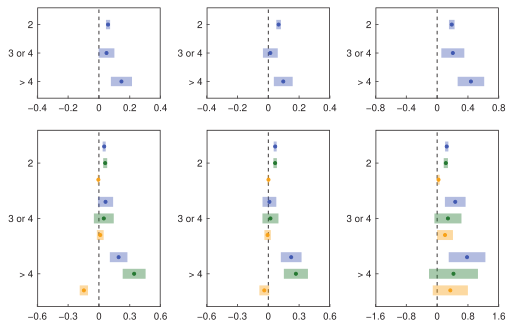

Here is the R script that generated this plot:
rm(list = ls())
library(rstudioapi)
library(stringr)
library(metafor)
library(multcomp)
library(ggplot2)
library(cowplot)
currentPath <- getSourceEditorContext()$path
charLocations <- gregexpr('/',currentPath)[[1]]
currentPath <- substring(currentPath,1,charLocations[length(charLocations)]-1)
setwd(currentPath)
##==== Function ====##
theme_custom <- function(){
  myTheme <- theme(panel.background = element_rect(fill = 'white',color = 'black',size = 0.5),
                   panel.grid = element_blank(),
                   legend.position = 'none',
                   plot.margin = margin(6,6,6,6),
                   plot.background = element_blank(),
                   axis.ticks = element_line(size = 0.3),
                   axis.ticks.length = unit(-0.15,'lines'),
                   axis.title.y = element_blank(),
                   axis.title.x = element_blank(),
                   axis.text.y = element_text(size = 7,margin = margin(0,3,0,0),color = '#000000'),
                   axis.text.x = element_text(size = 7,margin = margin(4,0,0,0),color = '#000000'))
  return(myTheme)
}
CMYKtoRGB <- function(C,M,Y,K){
  Rc <- (1-C)*(1-K)
  Gc <- (1-M)*(1-K)
  Bc <- (1-Y)*(1-K)
  R <- as.character(as.hexmode((ceiling(Rc*255))))
  G <- as.character(as.hexmode((ceiling(Gc*255))))
  B <- as.character(as.hexmode((ceiling(Bc*255))))
  if(nchar(R) == 1){
    R <- paste0('0',R)
  }
  if(nchar(G) == 1){
    G <- paste0('0',G)
  }
  if(nchar(B) == 1){
    B <- paste0('0',B)
  }
  RGBColor <- paste0('#',R,G,B)
  return(RGBColor)
}
##==== Function ====##

##==== Part 1: Height (Species) ====##
load('Data_Height_Species.R')
# Part 1.1: Analysis
dataMatrix$SR <- str_count(dataMatrix$Composition,'\\+') + 1
dataMatrix$SRG <- 0
selectIDs_1 <- which(dataMatrix$SR == 2)
selectIDs_2 <- which((dataMatrix$SR == 3) | (dataMatrix$SR == 4))
selectIDs_3 <- which(dataMatrix$SR > 4)
dataMatrix$SRG[selectIDs_1] <- 1
dataMatrix$SRG[selectIDs_2] <- 2
dataMatrix$SRG[selectIDs_3] <- 3
dataMatrix$SRG <- as.factor(dataMatrix$SRG)
dataMatrix$Level4 <- as.factor(paste(dataMatrix$Lat,dataMatrix$Lon))
dataMatrix$Level3 <- as.factor(paste(dataMatrix$Composition,dataMatrix$Age,dataMatrix$Density))
dataMatrix$Level2 <- as.factor(dataMatrix$Species)
dataMatrix$Level1 <- as.factor(seq(1,nrow(dataMatrix)))
res_null <- rma.mv(yi,vi,random = ~1|Level4/Level3/Level2/Level1,method = 'ML',data = dataMatrix)
res <- rma.mv(yi,vi,mods = ~SRG-1,random = ~1|Level4/Level3/Level2/Level1,method = 'ML',data = dataMatrix)
modelCompare <- anova.rma(res_null,res)
multiCompare <- summary(glht(res,linfct = rbind(c(-1,1,0),c(-1,0,1),c(0,-1,1))),test = adjusted('none'))
# Part 1.2: Prepare draw data
figMatrix <- data.frame()
for(i in seq(1,nrow(res$b))){
  tempRowName <- row.names(res$b)[i]
  selectID <- gregexpr('SRG',tempRowName)[[1]]
  tempClass <- substring(tempRowName,(selectID + 3),nchar(tempRowName))
  tempMatrix <- data.frame(Class = tempClass,Mean = as.numeric(res$b[i]),
                           UpLimit = as.numeric(res$ci.ub[i]),LowLimit = as.numeric(res$ci.lb[i]))
  figMatrix <- rbind(figMatrix,tempMatrix)
}
figMatrix$Class <- factor(figMatrix$Class,levels = c('1','2','3'),ordered = TRUE)
# Points
figMatrix$XLocation <- 0
selectID <- which(figMatrix$Class == '1')
figMatrix$XLocation[selectID] <- 3
selectID <- which(figMatrix$Class == '2')
figMatrix$XLocation[selectID] <- 2
selectID <- which(figMatrix$Class == '3')
figMatrix$XLocation[selectID] <- 1
# Polygons
width <- 0.33
polygons <- data.frame()
for(i in seq(1,nrow(figMatrix))){
  point_1 <- data.frame(X = figMatrix$XLocation[i] - width/2,Y = figMatrix$LowLimit[i])
  point_2 <- data.frame(X = figMatrix$XLocation[i] - width/2,Y = figMatrix$UpLimit[i])
  point_3 <- data.frame(X = figMatrix$XLocation[i] + width/2,Y = figMatrix$UpLimit[i])
  point_4 <- data.frame(X = figMatrix$XLocation[i] + width/2,Y = figMatrix$LowLimit[i])
  tempPolygon <- rbind(point_1,point_2,point_3,point_4,point_1)
  tempPolygon$ID <- i
  polygons <- rbind(polygons,tempPolygon)
}
# Part 1.3: Draw
fig_S11a <- ggplot()+
  geom_hline(yintercept = 0,size = 0.3,color = '#000000',linetype = 'dashed')+
  geom_polygon(data = polygons,mapping = aes(x = X,y = Y,group = ID),fill = CMYKtoRGB(0.84,0.67,0,0),alpha = 0.4)+
  geom_point(data = figMatrix,mapping = aes(x = XLocation,y = Mean),size = 0.7,color = CMYKtoRGB(0.84,0.67,0,0))+
  scale_x_continuous(limits = c(0.4,3.6),breaks = c(1,2,3),labels = c('> 4','3 or 4','2'),expand = c(0,0))+
  scale_y_continuous(limits = c(-0.4,0.4),breaks = seq(-0.4,0.4,0.2),labels = c('-0.4','-0.2','0','0.2','0.4'),expand = c(0,0))+
  coord_flip()+
  theme_custom()
##==== Part 1: Height (Species) ====##

##==== Part 2: DBH (Species) ====##
load('Data_DBH_Species.R')
# Part 2.1: Analysis
dataMatrix$SR <- str_count(dataMatrix$Composition,'\\+') + 1
dataMatrix$SRG <- 0
selectIDs_1 <- which(dataMatrix$SR == 2)
selectIDs_2 <- which((dataMatrix$SR == 3) | (dataMatrix$SR == 4))
selectIDs_3 <- which(dataMatrix$SR > 4)
dataMatrix$SRG[selectIDs_1] <- 1
dataMatrix$SRG[selectIDs_2] <- 2
dataMatrix$SRG[selectIDs_3] <- 3
dataMatrix$SRG <- as.factor(dataMatrix$SRG)
dataMatrix$Level4 <- as.factor(paste(dataMatrix$Lat,dataMatrix$Lon))
dataMatrix$Level3 <- as.factor(paste(dataMatrix$Composition,dataMatrix$Age,dataMatrix$Density))
dataMatrix$Level2 <- as.factor(dataMatrix$Species)
dataMatrix$Level1 <- as.factor(seq(1,nrow(dataMatrix)))
res_null <- rma.mv(yi,vi,random = ~1|Level4/Level3/Level2/Level1,method = 'ML',data = dataMatrix)
res <- rma.mv(yi,vi,mods = ~SRG-1,random = ~1|Level4/Level3/Level2/Level1,method = 'ML',data = dataMatrix)
modelCompare <- anova.rma(res_null,res)
multiCompare <- summary(glht(res,linfct = rbind(c(-1,1,0),c(-1,0,1),c(0,-1,1))),test = adjusted('none'))
# Part 2.2: Prepare draw data
figMatrix <- data.frame()
for(i in seq(1,nrow(res$b))){
  tempRowName <- row.names(res$b)[i]
  selectID <- gregexpr('SRG',tempRowName)[[1]]
  tempClass <- substring(tempRowName,(selectID + 3),nchar(tempRowName))
  tempMatrix <- data.frame(Class = tempClass,Mean = as.numeric(res$b[i]),
                           UpLimit = as.numeric(res$ci.ub[i]),LowLimit = as.numeric(res$ci.lb[i]))
  figMatrix <- rbind(figMatrix,tempMatrix)
}
figMatrix$Class <- factor(figMatrix$Class,levels = c('1','2','3'),ordered = TRUE)
# Points
figMatrix$XLocation <- 0
selectID <- which(figMatrix$Class == '1')
figMatrix$XLocation[selectID] <- 3
selectID <- which(figMatrix$Class == '2')
figMatrix$XLocation[selectID] <- 2
selectID <- which(figMatrix$Class == '3')
figMatrix$XLocation[selectID] <- 1
# Polygons
width <- 0.33
polygons <- data.frame()
for(i in seq(1,nrow(figMatrix))){
  point_1 <- data.frame(X = figMatrix$XLocation[i] - width/2,Y = figMatrix$LowLimit[i])
  point_2 <- data.frame(X = figMatrix$XLocation[i] - width/2,Y = figMatrix$UpLimit[i])
  point_3 <- data.frame(X = figMatrix$XLocation[i] + width/2,Y = figMatrix$UpLimit[i])
  point_4 <- data.frame(X = figMatrix$XLocation[i] + width/2,Y = figMatrix$LowLimit[i])
  tempPolygon <- rbind(point_1,point_2,point_3,point_4,point_1)
  tempPolygon$ID <- i
  polygons <- rbind(polygons,tempPolygon)
}
# Part 2.3: Draw
fig_S11b <- ggplot()+
  geom_hline(yintercept = 0,size = 0.3,color = '#000000',linetype = 'dashed')+
  geom_polygon(data = polygons,mapping = aes(x = X,y = Y,group = ID),fill = CMYKtoRGB(0.84,0.67,0,0),alpha = 0.4)+
  geom_point(data = figMatrix,mapping = aes(x = XLocation,y = Mean),size = 0.7,color = CMYKtoRGB(0.84,0.67,0,0))+
  scale_x_continuous(limits = c(0.4,3.6),breaks = c(1,2,3),labels = c('> 4','3 or 4','2'),expand = c(0,0))+
  scale_y_continuous(limits = c(-0.4,0.4),breaks = seq(-0.4,0.4,0.2),labels = c('-0.4','-0.2','0','0.2','0.4'),expand = c(0,0))+
  coord_flip()+
  theme_custom()
##==== Part 2: DBH (Species) ====##

##==== Part 3: Biomass (Species) ====##
load('Data_Bio_Species.R')
# Part 3.1: Analysis
dataMatrix$SR <- str_count(dataMatrix$Composition,'\\+') + 1
dataMatrix$SRG <- 0
selectIDs_1 <- which(dataMatrix$SR == 2)
selectIDs_2 <- which((dataMatrix$SR == 3) | (dataMatrix$SR == 4))
selectIDs_3 <- which(dataMatrix$SR > 4)
dataMatrix$SRG[selectIDs_1] <- 1
dataMatrix$SRG[selectIDs_2] <- 2
dataMatrix$SRG[selectIDs_3] <- 3
dataMatrix$SRG <- as.factor(dataMatrix$SRG)
dataMatrix$Level4 <- as.factor(paste(dataMatrix$Lat,dataMatrix$Lon))
dataMatrix$Level3 <- as.factor(paste(dataMatrix$Composition,dataMatrix$Age,dataMatrix$Density))
dataMatrix$Level2 <- as.factor(dataMatrix$Species)
dataMatrix$Level1 <- as.factor(seq(1,nrow(dataMatrix)))
res_null <- rma.mv(yi,vi,random = ~1|Level4/Level3/Level2/Level1,method = 'ML',data = dataMatrix)
res <- rma.mv(yi,vi,mods = ~SRG-1,random = ~1|Level4/Level3/Level2/Level1,method = 'ML',data = dataMatrix)
modelCompare <- anova.rma(res_null,res)
multiCompare <- summary(glht(res,linfct = rbind(c(-1,1,0),c(-1,0,1),c(0,-1,1))),test = adjusted('none'))
# Part 3.2: Prepare draw data
figMatrix <- data.frame()
for(i in seq(1,nrow(res$b))){
  tempRowName <- row.names(res$b)[i]
  selectID <- gregexpr('SRG',tempRowName)[[1]]
  tempClass <- substring(tempRowName,(selectID + 3),nchar(tempRowName))
  tempMatrix <- data.frame(Class = tempClass,Mean = as.numeric(res$b[i]),
                           UpLimit = as.numeric(res$ci.ub[i]),LowLimit = as.numeric(res$ci.lb[i]))
  figMatrix <- rbind(figMatrix,tempMatrix)
}
figMatrix$Class <- factor(figMatrix$Class,levels = c('1','2','3'),ordered = TRUE)
# Points
figMatrix$XLocation <- 0
selectID <- which(figMatrix$Class == '1')
figMatrix$XLocation[selectID] <- 3
selectID <- which(figMatrix$Class == '2')
figMatrix$XLocation[selectID] <- 2
selectID <- which(figMatrix$Class == '3')
figMatrix$XLocation[selectID] <- 1
# Polygons
width <- 0.33
polygons <- data.frame()
for(i in seq(1,nrow(figMatrix))){
  point_1 <- data.frame(X = figMatrix$XLocation[i] - width/2,Y = figMatrix$LowLimit[i])
  point_2 <- data.frame(X = figMatrix$XLocation[i] - width/2,Y = figMatrix$UpLimit[i])
  point_3 <- data.frame(X = figMatrix$XLocation[i] + width/2,Y = figMatrix$UpLimit[i])
  point_4 <- data.frame(X = figMatrix$XLocation[i] + width/2,Y = figMatrix$LowLimit[i])
  tempPolygon <- rbind(point_1,point_2,point_3,point_4,point_1)
  tempPolygon$ID <- i
  polygons <- rbind(polygons,tempPolygon)
}
# Part 3.3: Draw
fig_S11c <- ggplot()+
  geom_hline(yintercept = 0,size = 0.3,color = '#000000',linetype = 'dashed')+
  geom_polygon(data = polygons,mapping = aes(x = X,y = Y,group = ID),fill = CMYKtoRGB(0.84,0.67,0,0),alpha = 0.4)+
  geom_point(data = figMatrix,mapping = aes(x = XLocation,y = Mean),size = 0.7,color = CMYKtoRGB(0.84,0.67,0,0))+
  scale_x_continuous(limits = c(0.4,3.6),breaks = c(1,2,3),labels = c('> 4','3 or 4','2'),expand = c(0,0))+
  scale_y_continuous(limits = c(-0.8,0.8),breaks = seq(-0.8,0.8,0.4),labels = c('-0.8','-0.4','0','0.4','0.8'),expand = c(0,0))+
  coord_flip()+
  theme_custom()
##==== Part 3: Biomass (Species) ====##

##==== Part 4: Height (Community) ====##
load('Data_Height_Community.R')
# Part 4.1: Analysis
dataMatrix$SR <- str_count(dataMatrix$Composition,'\\+') + 1
dataMatrix$SRG <- 0
selectIDs_1 <- which(dataMatrix$SR == 2)
selectIDs_2 <- which((dataMatrix$SR == 3) | (dataMatrix$SR == 4))
selectIDs_3 <- which(dataMatrix$SR > 4)
dataMatrix$SRG[selectIDs_1] <- 1
dataMatrix$SRG[selectIDs_2] <- 2
dataMatrix$SRG[selectIDs_3] <- 3
dataMatrix$SRG <- as.factor(dataMatrix$SRG)
dataMatrix$Level4 <- as.factor(paste(dataMatrix$Lat,dataMatrix$Lon))
dataMatrix$Level3 <- as.factor(paste(dataMatrix$Composition,dataMatrix$Age,dataMatrix$Density))
dataMatrix$Level2 <- as.factor(seq(1,nrow(dataMatrix)))
# Net
res_null_Net <- rma.mv(Net_yi,Net_vi,random = ~1|Level4/Level3/Level2,method = 'ML',data = dataMatrix)
res_Net <- rma.mv(Net_yi,Net_vi,mods = ~SRG-1,random = ~1|Level4/Level3/Level2,method = 'ML',data = dataMatrix)
modelCompare_Net <- anova.rma(res_null_Net,res_Net)
multiCompare_Net <- summary(glht(res_Net,linfct = rbind(c(-1,1,0),c(-1,0,1),c(0,-1,1))),test = adjusted('none'))
# Com
res_null_Com <- rma.mv(Com_yi,Com_vi,random = ~1|Level4/Level3/Level2,method = 'ML',data = dataMatrix)
res_Com <- rma.mv(Com_yi,Com_vi,mods = ~SRG-1,random = ~1|Level4/Level3/Level2,method = 'ML',data = dataMatrix)
modelCompare_Com <- anova.rma(res_null_Com,res_Com)
multiCompare_Com <- summary(glht(res_Com,linfct = rbind(c(-1,1,0),c(-1,0,1),c(0,-1,1))),test = adjusted('none'))
# Sel
res_null_Sel <- rma.mv(Sel_yi,Sel_vi,random = ~1|Level4/Level3/Level2,method = 'ML',data = dataMatrix)
res_Sel <- rma.mv(Sel_yi,Sel_vi,mods = ~SRG-1,random = ~1|Level4/Level3/Level2,method = 'ML',data = dataMatrix)
modelCompare_Sel <- anova.rma(res_null_Sel,res_Sel)
multiCompare_Sel <- summary(glht(res_Sel,linfct = rbind(c(-1,1,0),c(-1,0,1),c(0,-1,1))),test = adjusted('none'))
# Part 4.2: Prepare draw data
figMatrix_Net <- data.frame()
for(i in seq(1,nrow(res_Net$b))){
  tempRowName <- row.names(res_Net$b)[i]
  selectID <- gregexpr('SRG',tempRowName)[[1]]
  tempClass <- substring(tempRowName,(selectID + 3),nchar(tempRowName))
  tempMatrix <- data.frame(Class = tempClass,Group = 'Net',Mean = as.numeric(res_Net$b[i]),
                           UpLimit = as.numeric(res_Net$ci.ub[i]),LowLimit = as.numeric(res_Net$ci.lb[i]))
  figMatrix_Net <- rbind(figMatrix_Net,tempMatrix)
}
figMatrix_Com <- data.frame()
for(i in seq(1,nrow(res_Com$b))){
  tempRowName <- row.names(res_Com$b)[i]
  selectID <- gregexpr('SRG',tempRowName)[[1]]
  tempClass <- substring(tempRowName,(selectID + 3),nchar(tempRowName))
  tempMatrix <- data.frame(Class = tempClass,Group = 'Com',Mean = as.numeric(res_Com$b[i]),
                           UpLimit = as.numeric(res_Com$ci.ub[i]),LowLimit = as.numeric(res_Com$ci.lb[i]))
  figMatrix_Com <- rbind(figMatrix_Com,tempMatrix)
}
figMatrix_Sel <- data.frame()
for(i in seq(1,nrow(res_Sel$b))){
  tempRowName <- row.names(res_Sel$b)[i]
  selectID <- gregexpr('SRG',tempRowName)[[1]]
  tempClass <- substring(tempRowName,(selectID + 3),nchar(tempRowName))
  tempMatrix <- data.frame(Class = tempClass,Group = 'Sel',Mean = as.numeric(res_Sel$b[i]),
                           UpLimit = as.numeric(res_Sel$ci.ub[i]),LowLimit = as.numeric(res_Sel$ci.lb[i]))
  figMatrix_Sel <- rbind(figMatrix_Sel,tempMatrix)
}
figMatrix <- rbind(figMatrix_Net,figMatrix_Com,figMatrix_Sel)
# Points
figMatrix$XLocation <- 0
selectIDs <- which(figMatrix$Class == '1')
figMatrix$XLocation[selectIDs] <- 3
selectIDs <- which(figMatrix$Class == '2')
figMatrix$XLocation[selectIDs] <- 2
selectIDs <- which(figMatrix$Class == '3')
figMatrix$XLocation[selectIDs] <- 1
# Polygons
width <- 0.18
polygons <- data.frame()
for(i in seq(1,nrow(figMatrix))){
  point_1 <- data.frame(X = figMatrix$XLocation[i] - width/2,Y = figMatrix$LowLimit[i])
  point_2 <- data.frame(X = figMatrix$XLocation[i] - width/2,Y = figMatrix$UpLimit[i])
  point_3 <- data.frame(X = figMatrix$XLocation[i] + width/2,Y = figMatrix$UpLimit[i])
  point_4 <- data.frame(X = figMatrix$XLocation[i] + width/2,Y = figMatrix$LowLimit[i])
  tempPolygon <- rbind(point_1,point_2,point_3,point_4,point_1)
  tempPolygon$ID <- i
  tempPolygon$Group <- figMatrix$Group[i]
  polygons = rbind(polygons,tempPolygon)
}
# Dodge
dodge <- 0.3
selectIDs_1 <- which(figMatrix$Group == 'Net')
selectIDs_2 <- which(figMatrix$Group == 'Sel')
figMatrix$XLocation[selectIDs_1] <- figMatrix$XLocation[selectIDs_1] + dodge
figMatrix$XLocation[selectIDs_2] <- figMatrix$XLocation[selectIDs_2] - dodge
figMatrix$Group <- factor(figMatrix$Group,levels = c('Net','Com','Sel'),ordered = TRUE)
selectIDs_1 <- which(polygons$Group == 'Net')
selectIDs_2 <- which(polygons$Group == 'Sel')
polygons$X[selectIDs_1] <- polygons$X[selectIDs_1] + dodge
polygons$X[selectIDs_2] <- polygons$X[selectIDs_2] - dodge
polygons$Group <- factor(polygons$Group,levels = c('Net','Com','Sel'),ordered = TRUE)
# Part 4.3: Draw
fig_S11d <- ggplot()+
  geom_hline(yintercept = 0,size = 0.3,color = '#000000',linetype = 'dashed')+
  geom_polygon(data = polygons,mapping = aes(x = X,y = Y,group = ID,fill = Group),alpha = 0.4)+
  geom_point(data = figMatrix,mapping = aes(x = XLocation,y = Mean,group = Group,color = Group),size = 0.7)+
  scale_color_manual(values = c(CMYKtoRGB(0.84,0.67,0,0),CMYKtoRGB(0.82,0.20,0.93,0.24),CMYKtoRGB(0,0.38,0.96,0)))+
  scale_fill_manual(values = c(CMYKtoRGB(0.84,0.67,0,0),CMYKtoRGB(0.82,0.20,0.93,0.24),CMYKtoRGB(0,0.38,0.96,0)))+
  scale_x_continuous(limits = c(0.4,3.6),breaks = c(1,2,3),labels = c('> 4','3 or 4','2'),expand = c(0,0))+
  scale_y_continuous(limits = c(-0.6,0.6),breaks = seq(-0.6,0.6,0.3),labels = c('-0.6','-0.3','0','0.3','0.6'),expand = c(0,0))+
  coord_flip()+
  theme_custom()
##==== Part 4: Height (Community) ====##

##==== Part 5: DBH (Community) ====##
load('Data_DBH_Community.R')
# Part 5.1: Analysis
dataMatrix$SR <- str_count(dataMatrix$Composition,'\\+') + 1
dataMatrix$SRG <- 0
selectIDs_1 <- which(dataMatrix$SR == 2)
selectIDs_2 <- which((dataMatrix$SR == 3) | (dataMatrix$SR == 4))
selectIDs_3 <- which(dataMatrix$SR > 4)
dataMatrix$SRG[selectIDs_1] <- 1
dataMatrix$SRG[selectIDs_2] <- 2
dataMatrix$SRG[selectIDs_3] <- 3
dataMatrix$SRG <- as.factor(dataMatrix$SRG)
dataMatrix$Level4 <- as.factor(paste(dataMatrix$Lat,dataMatrix$Lon))
dataMatrix$Level3 <- as.factor(paste(dataMatrix$Composition,dataMatrix$Age,dataMatrix$Density))
dataMatrix$Level2 <- as.factor(seq(1,nrow(dataMatrix)))
# Net
res_null_Net <- rma.mv(Net_yi,Net_vi,random = ~1|Level4/Level3/Level2,method = 'ML',data = dataMatrix)
res_Net <- rma.mv(Net_yi,Net_vi,mods = ~SRG-1,random = ~1|Level4/Level3/Level2,method = 'ML',data = dataMatrix)
modelCompare_Net <- anova.rma(res_null_Net,res_Net)
multiCompare_Net <- summary(glht(res_Net,linfct = rbind(c(-1,1,0),c(-1,0,1),c(0,-1,1))),test = adjusted('none'))
# Com
res_null_Com <- rma.mv(Com_yi,Com_vi,random = ~1|Level4/Level3/Level2,method = 'ML',data = dataMatrix)
res_Com <- rma.mv(Com_yi,Com_vi,mods = ~SRG-1,random = ~1|Level4/Level3/Level2,method = 'ML',data = dataMatrix)
modelCompare_Com <- anova.rma(res_null_Com,res_Com)
multiCompare_Com <- summary(glht(res_Com,linfct = rbind(c(-1,1,0),c(-1,0,1),c(0,-1,1))),test = adjusted('none'))
# Sel
res_null_Sel <- rma.mv(Sel_yi,Sel_vi,random = ~1|Level4/Level3/Level2,method = 'ML',data = dataMatrix)
res_Sel <- rma.mv(Sel_yi,Sel_vi,mods = ~SRG-1,random = ~1|Level4/Level3/Level2,method = 'ML',data = dataMatrix)
modelCompare_Sel <- anova.rma(res_null_Sel,res_Sel)
multiCompare_Sel <- summary(glht(res_Sel,linfct = rbind(c(-1,1,0),c(-1,0,1),c(0,-1,1))),test = adjusted('none'))
# Part 5.2: Prepare draw data
figMatrix_Net <- data.frame()
for(i in seq(1,nrow(res_Net$b))){
  tempRowName <- row.names(res_Net$b)[i]
  selectID <- gregexpr('SRG',tempRowName)[[1]]
  tempClass <- substring(tempRowName,(selectID + 3),nchar(tempRowName))
  tempMatrix <- data.frame(Class = tempClass,Group = 'Net',Mean = as.numeric(res_Net$b[i]),
                           UpLimit = as.numeric(res_Net$ci.ub[i]),LowLimit = as.numeric(res_Net$ci.lb[i]))
  figMatrix_Net <- rbind(figMatrix_Net,tempMatrix)
}
figMatrix_Com <- data.frame()
for(i in seq(1,nrow(res_Com$b))){
  tempRowName <- row.names(res_Com$b)[i]
  selectID <- gregexpr('SRG',tempRowName)[[1]]
  tempClass <- substring(tempRowName,(selectID + 3),nchar(tempRowName))
  tempMatrix <- data.frame(Class = tempClass,Group = 'Com',Mean = as.numeric(res_Com$b[i]),
                           UpLimit = as.numeric(res_Com$ci.ub[i]),LowLimit = as.numeric(res_Com$ci.lb[i]))
  figMatrix_Com <- rbind(figMatrix_Com,tempMatrix)
}
figMatrix_Sel <- data.frame()
for(i in seq(1,nrow(res_Sel$b))){
  tempRowName <- row.names(res_Sel$b)[i]
  selectID <- gregexpr('SRG',tempRowName)[[1]]
  tempClass <- substring(tempRowName,(selectID + 3),nchar(tempRowName))
  tempMatrix <- data.frame(Class = tempClass,Group = 'Sel',Mean = as.numeric(res_Sel$b[i]),
                           UpLimit = as.numeric(res_Sel$ci.ub[i]),LowLimit = as.numeric(res_Sel$ci.lb[i]))
  figMatrix_Sel <- rbind(figMatrix_Sel,tempMatrix)
}
figMatrix <- rbind(figMatrix_Net,figMatrix_Com,figMatrix_Sel)
# Points
figMatrix$XLocation <- 0
selectIDs <- which(figMatrix$Class == '1')
figMatrix$XLocation[selectIDs] <- 3
selectIDs <- which(figMatrix$Class == '2')
figMatrix$XLocation[selectIDs] <- 2
selectIDs <- which(figMatrix$Class == '3')
figMatrix$XLocation[selectIDs] <- 1
# Polygons
width <- 0.18
polygons <- data.frame()
for(i in seq(1,nrow(figMatrix))){
  point_1 <- data.frame(X = figMatrix$XLocation[i] - width/2,Y = figMatrix$LowLimit[i])
  point_2 <- data.frame(X = figMatrix$XLocation[i] - width/2,Y = figMatrix$UpLimit[i])
  point_3 <- data.frame(X = figMatrix$XLocation[i] + width/2,Y = figMatrix$UpLimit[i])
  point_4 <- data.frame(X = figMatrix$XLocation[i] + width/2,Y = figMatrix$LowLimit[i])
  tempPolygon <- rbind(point_1,point_2,point_3,point_4,point_1)
  tempPolygon$ID <- i
  tempPolygon$Group <- figMatrix$Group[i]
  polygons = rbind(polygons,tempPolygon)
}
# Dodge
dodge <- 0.3
selectIDs_1 <- which(figMatrix$Group == 'Net')
selectIDs_2 <- which(figMatrix$Group == 'Sel')
figMatrix$XLocation[selectIDs_1] <- figMatrix$XLocation[selectIDs_1] + dodge
figMatrix$XLocation[selectIDs_2] <- figMatrix$XLocation[selectIDs_2] - dodge
figMatrix$Group <- factor(figMatrix$Group,levels = c('Net','Com','Sel'),ordered = TRUE)
selectIDs_1 <- which(polygons$Group == 'Net')
selectIDs_2 <- which(polygons$Group == 'Sel')
polygons$X[selectIDs_1] <- polygons$X[selectIDs_1] + dodge
polygons$X[selectIDs_2] <- polygons$X[selectIDs_2] - dodge
polygons$Group <- factor(polygons$Group,levels = c('Net','Com','Sel'),ordered = TRUE)
# Part 5.3: Draw
fig_S11e <- ggplot()+
  geom_hline(yintercept = 0,size = 0.3,color = '#000000',linetype = 'dashed')+
  geom_polygon(data = polygons,mapping = aes(x = X,y = Y,group = ID,fill = Group),alpha = 0.4)+
  geom_point(data = figMatrix,mapping = aes(x = XLocation,y = Mean,group = Group,color = Group),size = 0.7)+
  scale_color_manual(values = c(CMYKtoRGB(0.84,0.67,0,0),CMYKtoRGB(0.82,0.20,0.93,0.24),CMYKtoRGB(0,0.38,0.96,0)))+
  scale_fill_manual(values = c(CMYKtoRGB(0.84,0.67,0,0),CMYKtoRGB(0.82,0.20,0.93,0.24),CMYKtoRGB(0,0.38,0.96,0)))+
  scale_x_continuous(limits = c(0.4,3.6),breaks = c(1,2,3),labels = c('> 4','3 or 4','2'),expand = c(0,0))+
  scale_y_continuous(limits = c(-0.6,0.6),breaks = seq(-0.6,0.6,0.3),labels = c('-0.6','-0.3','0','0.3','0.6'),expand = c(0,0))+
  coord_flip()+
  theme_custom()
##==== Part 5: DBH (Community) ====##

##==== Part 6: Biomass (Community) ====##
load('Data_Bio_Community.R')
# Part 6.1: Analysis
dataMatrix$SR <- str_count(dataMatrix$Composition,'\\+') + 1
dataMatrix$SRG <- 0
selectIDs_1 <- which(dataMatrix$SR == 2)
selectIDs_2 <- which((dataMatrix$SR == 3) | (dataMatrix$SR == 4))
selectIDs_3 <- which(dataMatrix$SR > 4)
dataMatrix$SRG[selectIDs_1] <- 1
dataMatrix$SRG[selectIDs_2] <- 2
dataMatrix$SRG[selectIDs_3] <- 3
dataMatrix$SRG <- as.factor(dataMatrix$SRG)
dataMatrix$Level4 <- as.factor(paste(dataMatrix$Lat,dataMatrix$Lon))
dataMatrix$Level3 <- as.factor(paste(dataMatrix$Composition,dataMatrix$Age,dataMatrix$Density))
dataMatrix$Level2 <- as.factor(seq(1,nrow(dataMatrix)))
# Net
res_null_Net <- rma.mv(Net_yi,Net_vi,random = ~1|Level4/Level3/Level2,method = 'ML',data = dataMatrix)
res_Net <- rma.mv(Net_yi,Net_vi,mods = ~SRG-1,random = ~1|Level4/Level3/Level2,method = 'ML',data = dataMatrix)
modelCompare_Net <- anova.rma(res_null_Net,res_Net)
multiCompare_Net <- summary(glht(res_Net,linfct = rbind(c(-1,1,0),c(-1,0,1),c(0,-1,1))),test = adjusted('none'))
# Com
res_null_Com <- rma.mv(Com_yi,Com_vi,random = ~1|Level4/Level3/Level2,method = 'ML',data = dataMatrix)
res_Com <- rma.mv(Com_yi,Com_vi,mods = ~SRG-1,random = ~1|Level4/Level3/Level2,method = 'ML',data = dataMatrix)
modelCompare_Com <- anova.rma(res_null_Com,res_Com)
multiCompare_Com <- summary(glht(res_Com,linfct = rbind(c(-1,1,0),c(-1,0,1),c(0,-1,1))),test = adjusted('none'))
# Sel
res_null_Sel <- rma.mv(Sel_yi,Sel_vi,random = ~1|Level4/Level3/Level2,method = 'ML',data = dataMatrix)
res_Sel <- rma.mv(Sel_yi,Sel_vi,mods = ~SRG-1,random = ~1|Level4/Level3/Level2,method = 'ML',data = dataMatrix)
modelCompare_Sel <- anova.rma(res_null_Sel,res_Sel)
multiCompare_Sel <- summary(glht(res_Sel,linfct = rbind(c(-1,1,0),c(-1,0,1),c(0,-1,1))),test = adjusted('none'))
# Part 6.2: Prepare draw data
figMatrix_Net <- data.frame()
for(i in seq(1,nrow(res_Net$b))){
  tempRowName <- row.names(res_Net$b)[i]
  selectID <- gregexpr('SRG',tempRowName)[[1]]
  tempClass <- substring(tempRowName,(selectID + 3),nchar(tempRowName))
  tempMatrix <- data.frame(Class = tempClass,Group = 'Net',Mean = as.numeric(res_Net$b[i]),
                           UpLimit = as.numeric(res_Net$ci.ub[i]),LowLimit = as.numeric(res_Net$ci.lb[i]))
  figMatrix_Net <- rbind(figMatrix_Net,tempMatrix)
}
figMatrix_Com <- data.frame()
for(i in seq(1,nrow(res_Com$b))){
  tempRowName <- row.names(res_Com$b)[i]
  selectID <- gregexpr('SRG',tempRowName)[[1]]
  tempClass <- substring(tempRowName,(selectID + 3),nchar(tempRowName))
  tempMatrix <- data.frame(Class = tempClass,Group = 'Com',Mean = as.numeric(res_Com$b[i]),
                           UpLimit = as.numeric(res_Com$ci.ub[i]),LowLimit = as.numeric(res_Com$ci.lb[i]))
  figMatrix_Com <- rbind(figMatrix_Com,tempMatrix)
}
figMatrix_Sel <- data.frame()
for(i in seq(1,nrow(res_Sel$b))){
  tempRowName <- row.names(res_Sel$b)[i]
  selectID <- gregexpr('SRG',tempRowName)[[1]]
  tempClass <- substring(tempRowName,(selectID + 3),nchar(tempRowName))
  tempMatrix <- data.frame(Class = tempClass,Group = 'Sel',Mean = as.numeric(res_Sel$b[i]),
                           UpLimit = as.numeric(res_Sel$ci.ub[i]),LowLimit = as.numeric(res_Sel$ci.lb[i]))
  figMatrix_Sel <- rbind(figMatrix_Sel,tempMatrix)
}
figMatrix <- rbind(figMatrix_Net,figMatrix_Com,figMatrix_Sel)
# Points
figMatrix$XLocation <- 0
selectIDs <- which(figMatrix$Class == '1')
figMatrix$XLocation[selectIDs] <- 3
selectIDs <- which(figMatrix$Class == '2')
figMatrix$XLocation[selectIDs] <- 2
selectIDs <- which(figMatrix$Class == '3')
figMatrix$XLocation[selectIDs] <- 1
# Polygons
width <- 0.18
polygons <- data.frame()
for(i in seq(1,nrow(figMatrix))){
  point_1 <- data.frame(X = figMatrix$XLocation[i] - width/2,Y = figMatrix$LowLimit[i])
  point_2 <- data.frame(X = figMatrix$XLocation[i] - width/2,Y = figMatrix$UpLimit[i])
  point_3 <- data.frame(X = figMatrix$XLocation[i] + width/2,Y = figMatrix$UpLimit[i])
  point_4 <- data.frame(X = figMatrix$XLocation[i] + width/2,Y = figMatrix$LowLimit[i])
  tempPolygon <- rbind(point_1,point_2,point_3,point_4,point_1)
  tempPolygon$ID <- i
  tempPolygon$Group <- figMatrix$Group[i]
  polygons = rbind(polygons,tempPolygon)
}
# Dodge
dodge <- 0.3
selectIDs_1 <- which(figMatrix$Group == 'Net')
selectIDs_2 <- which(figMatrix$Group == 'Sel')
figMatrix$XLocation[selectIDs_1] <- figMatrix$XLocation[selectIDs_1] + dodge
figMatrix$XLocation[selectIDs_2] <- figMatrix$XLocation[selectIDs_2] - dodge
figMatrix$Group <- factor(figMatrix$Group,levels = c('Net','Com','Sel'),ordered = TRUE)
selectIDs_1 <- which(polygons$Group == 'Net')
selectIDs_2 <- which(polygons$Group == 'Sel')
polygons$X[selectIDs_1] <- polygons$X[selectIDs_1] + dodge
polygons$X[selectIDs_2] <- polygons$X[selectIDs_2] - dodge
polygons$Group <- factor(polygons$Group,levels = c('Net','Com','Sel'),ordered = TRUE)
# Part 6.3: Draw
fig_S11f <- ggplot()+
  geom_hline(yintercept = 0,size = 0.3,color = '#000000',linetype = 'dashed')+
  geom_polygon(data = polygons,mapping = aes(x = X,y = Y,group = ID,fill = Group),alpha = 0.4)+
  geom_point(data = figMatrix,mapping = aes(x = XLocation,y = Mean,group = Group,color = Group),size = 0.7)+
  scale_color_manual(values = c(CMYKtoRGB(0.84,0.67,0,0),CMYKtoRGB(0.82,0.20,0.93,0.24),CMYKtoRGB(0,0.38,0.96,0)))+
  scale_fill_manual(values = c(CMYKtoRGB(0.84,0.67,0,0),CMYKtoRGB(0.82,0.20,0.93,0.24),CMYKtoRGB(0,0.38,0.96,0)))+
  scale_x_continuous(limits = c(0.4,3.6),breaks = c(1,2,3),labels = c('> 4','3 or 4','2'),expand = c(0,0))+
  scale_y_continuous(limits = c(-1.6,1.6),breaks = seq(-1.6,1.6,0.8),labels = c('-1.6','-0.8','0','0.8','1.6'),expand = c(0,0))+
  coord_flip()+
  theme_custom()
##==== Part 6: Biomass (Community) ====##

##==== Combine figures ====##
fig_S11 <- ggdraw()+
  draw_plot(fig_S11a,x = 0,y = 0.63,width = 0.333,height = 0.37)+
  draw_plot(fig_S11b,x = 0.334,y = 0.63,width = 0.333,height = 0.37)+
  draw_plot(fig_S11c,x = 0.667,y = 0.63,width = 0.333,height = 0.37)+
  draw_plot(fig_S11d,x = 0,y = 0,width = 0.333,height = 0.63)+
  draw_plot(fig_S11e,x = 0.334,y = 0,width = 0.333,height = 0.63)+
  draw_plot(fig_S11f,x = 0.667,y = 0,width = 0.333,height = 0.63)
outputFileName <- paste0(currentPath,'/fig_S11.pdf')
pdf(file = outputFileName,width = 5.07,height = 3.3,colormodel = 'cmyk')
print(fig_S11)
dev.off()
##==== Combine figures ====##
